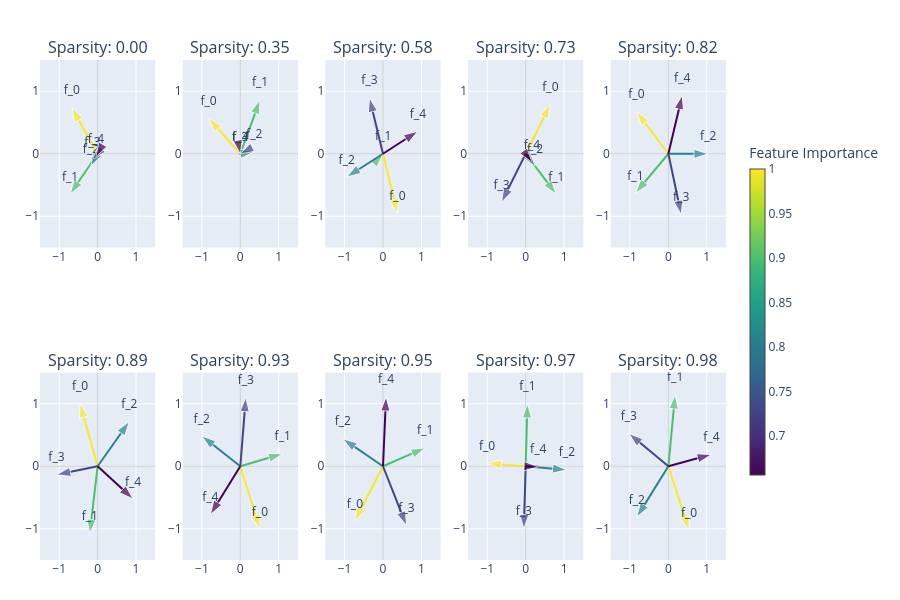

Notebook cell for this chart:
### Markdown cell above
### Visualize hidden layer weight vectors in 2D

We observe, that as the sparsity increases, the hidden layer leverages superposition to represent input features of higher dimensions, 5 dimensions in this case. The hidden layer represents 5 dimensional features as verticies of a pentagon, because that minimises the interference between them.

For lower sparsity, 2 most important features are represented as orthogonal vectors in 2-Dimensions.
As sparsity increases,

### Code cell
def plot_embedding_weights_2D(model: ToyModel):
    W = model.W.detach().cpu()
    feature_importances = model.importances.detach().cpu()
    feature_probabilities = model.feature_probabilities.detach().cpu()
    n_cols = model.cfg.n_inst // 2 + int(model.cfg.n_inst % 2 > 0)
    
    # Normalize importances to [0, 1] for color mapping
    imp_min, imp_max = feature_importances.min(), feature_importances.max()
    norm_importances = (feature_importances - imp_min) / (imp_max - imp_min)
    
    # Get RdBu colorscale
    def get_color(importance_val):
        # Map importance to color (reversed so high importance = red)
        return pc.sample_colorscale(pc.get_colorscale('Viridis'), [importance_val.item()])[0]
    
    fig = make_subplots(
        rows=2, 
        cols=n_cols, 
        subplot_titles=[f"Sparsity: {(1 - feature_probabilities[i][0]).item():.2f}" for i in range(model.cfg.n_inst)],
    )
    for inst in range(model.cfg.n_inst):
        row = inst // n_cols + 1
        col = inst % n_cols + 1
        
        # Add quiver plot (arrows from origin)
        for i in range(model.cfg.d_feat):
            color = get_color(norm_importances[inst, i])
            fig.add_trace(
                go.Scatter(
                    x=[0, W[inst, i, 0].item()],
                    y=[0, W[inst, i, 1].item()],
                    mode='lines+markers+text',
                    line=dict(width=2, color=color),
                    marker=dict(size=[0, 15], symbol=['circle', 'arrow'], angleref='previous', color=color),
                    text=['', f'f_{i}'],
                    textposition='top center',
                    showlegend=False,
                ),
                row=row, col=col
            )
    
    fig.update_xaxes(zeroline=True, zerolinewidth=1, zerolinecolor='lightgray', range=[-1.5, 1.5])
    fig.update_yaxes(zeroline=True, zerolinewidth=1, zerolinecolor='lightgray', range=[-1.5, 1.5])
    
    # Add a dummy trace for colorbar
    fig.add_trace(
        go.Scatter(
            x=[None], y=[None],
            mode='markers',
            marker=dict(
                colorscale='Viridis',
                showscale=True,
                cmin=imp_min.item(),
                cmax=imp_max.item(),
                colorbar=dict(
                    title="Feature Importance",
                    thickness=15,
                    len=0.7,
                    x=1.02
                )
            ),
            hoverinfo='none',
            showlegend=False
        ),
        row=1, col=1
    )
    
    fig.update_layout(
        height=300 * 2, 
        showlegend=False,
        margin=dict(l=40, r=40, t=60, b=40)
    )
    fig.show()

plot_embedding_weights_2D(model)

### Figure 1 — Plotly figure (JSON) as saved in the notebook; plotly's stock layout.template omitted (floating-point values rounded to 4 significant figures)
{"data": [{"line": {"color": "rgb(253, 231, 37)", "width": 2}, "marker": {"angleref": "previous", "color": "rgb(253, 231, 37)", "size": [0, 15], "symbol": ["circle", "arrow"]}, "mode": "lines+markers+text", "showlegend": false, "text": ["", "f_0"], "textposition": "top center", "type": "scatter", "x": [0, -0.6724], "xaxis": "x", "y": [0, 0.7368], "yaxis": "y"}, {"line": {"color": "rgb(75, 192, 108)", "width": 2}, "marker": {"angleref": "previous", "color": "rgb(75, 192, 108)", "size": [0, 15], "symbol": ["circle", "arrow"]}, "mode": "lines+markers+text", "showlegend": false, "text": ["", "f_1"], "textposition": "top center", "type": "scatter", "x": [0, -0.7171], "xaxis": "x", "y": [0, -0.6458], "yaxis": "y"}, {"line": {"color": "rgb(38, 131, 142)", "width": 2}, "marker": {"angleref": "previous", "color": "rgb(38, 131, 142)", "size": [0, 15], "symbol": ["circle", "arrow"]}, "mode": "lines+markers+text", "showlegend": false, "text": ["", "f_2"], "textposition": "top center", "type": "scatter", "x": [0, -0.1724], "xaxis": "x", "y": [0, -0.1977], "yaxis": "y"}, {"line": {"color": "rgb(63, 70, 135)", "width": 2}, "marker": {"angleref": "previous", "color": "rgb(63, 70, 135)", "size": [0, 15], "symbol": ["circle", "arrow"]}, "mode": "lines+markers+text", "showlegend": false, "text": ["", "f_3"], "textposition": "top center", "type": "scatter", "x": [0, -0.1366], "xaxis": "x", "y": [0, -0.0926], "yaxis": "y"}, {"line": {"color": "rgb(68, 1, 84)", "width": 2}, "marker": {"angleref": "previous", "color": "rgb(68, 1, 84)", "size": [0, 15], "symbol": ["circle", "arrow"]}, "mode": "lines+markers+text", "showlegend": false, "text": ["", "f_4"], "textposition": "top center", "type": "scatter", "x": [0, -0.04586], "xaxis": "x", "y": [0, -0.04938], "yaxis": "y"}, {"line": {"color": "rgb(253, 231, 37)", "width": 2}, "marker": {"angleref": "previous", "color": "rgb(253, 231, 37)", "size": [0, 15], "symbol": ["circle", "arrow"]}, "mode": "lines+markers+text", "showlegend": false, "text": ["", "f_0"], "textposition": "top center", "type": "scatter", "x": [0, -0.826], "xaxis": "x2", "y": [0, 0.57], "yaxis": "y2"}, {"line": {"color": "rgb(75, 192, 108)", "width": 2}, "marker": {"angleref": "previous", "color": "rgb(75, 192, 108)", "size": [0, 15], "symbol": ["circle", "arrow"]}, "mode": "lines+markers+text", "showlegend": false, "text": ["", "f_1"], "textposition": "top center", "type": "scatter", "x": [0, 0.514], "xaxis": "x2", "y": [0, 0.8633], "yaxis": "y2"}, {"line": {"color": "rgb(38, 131, 142)", "width": 2}, "marker": {"angleref": "previous", "color": "rgb(38, 131, 142)", "size": [0, 15], "symbol": ["circle", "arrow"]}, "mode": "lines+markers+text", "showlegend": false, "text": ["", "f_2"], "textposition": "top center", "type": "scatter", "x": [0, 0.3623], "xaxis": "x2", "y": [0, 0.03183], "yaxis": "y2"}, {"line": {"color": "rgb(63, 70, 135)", "width": 2}, "marker": {"angleref": "previous", "color": "rgb(63, 70, 135)", "size": [0, 15], "symbol": ["circle", "arrow"]}, "mode": "lines+markers+text", "showlegend": false, "text": ["", "f_3"], "textposition": "top center", "type": "scatter", "x": [0, -0.01167], "xaxis": "x2", "y": [0, -0.003679], "yaxis": "y2"}, {"line": {"color": "rgb(68, 1, 84)", "width": 2}, "marker": {"angleref": "previous", "color": "rgb(68, 1, 84)", "size": [0, 15], "symbol": ["circle", "arrow"]}, "mode": "lines+markers+text", "showlegend": false, "text": ["", "f_4"], "textposition": "top center", "type": "scatter", "x": [0, 0.002325], "xaxis": "x2", "y": [0, -0.007539], "yaxis": "y2"}, {"line": {"color": "rgb(253, 231, 37)", "width": 2}, "marker": {"angleref": "previous", "color": "rgb(253, 231, 37)", "size": [0, 15], "symbol": ["circle", "arrow"]}, "mode": "lines+markers+text", "showlegend": false, "text": ["", "f_0"], "textposition": "top center", "type": "scatter", "x": [0, 0.3751], "xaxis": "x3", "y": [0, -0.9525], "yaxis": "y3"}, {"line": {"color": "rgb(75, 192, 108)", "width": 2}, "marker": {"angleref": "previous", "color": "rgb(75, 192, 108)", "size": [0, 15], "symbol": ["circle", "arrow"]}, "mode": "lines+markers+text", "showlegend": false, "text": ["", "f_1"], "textposition": "top center", "type": "scatter", "x": [0, 0.006547], "xaxis": "x3", "y": [0, 0.004404], "yaxis": "y3"}, {"line": {"color": "rgb(38, 131, 142)", "width": 2}, "marker": {"angleref": "previous", "color": "rgb(38, 131, 142)", "size": [0, 15], "symbol": ["circle", "arrow"]}, "mode": "lines+markers+text", "showlegend": false, "text": ["", "f_2"], "textposition": "top center", "type": "scatter", "x": [0, -0.9434], "xaxis": "x3", "y": [0, -0.3726], "yaxis": "y3"}, {"line": {"color": "rgb(63, 70, 135)", "width": 2}, "marker": {"angleref": "previous", "color": "rgb(63, 70, 135)", "size": [0, 15], "symbol": ["circle", "arrow"]}, "mode": "lines+markers+text", "showlegend": false, "text": ["", "f_3"], "textposition": "top center", "type": "scatter", "x": [0, -0.3527], "xaxis": "x3", "y": [0, 0.8952], "yaxis": "y3"}, {"line": {"color": "rgb(68, 1, 84)", "width": 2}, "marker": {"angleref": "previous", "color": "rgb(68, 1, 84)", "size": [0, 15], "symbol": ["circle", "arrow"]}, "mode": "lines+markers+text", "showlegend": false, "text": ["", "f_4"], "textposition": "top center", "type": "scatter", "x": [0, 0.9075], "xaxis": "x3", "y": [0, 0.3613], "yaxis": "y3"}, {"line": {"color": "rgb(253, 231, 37)", "width": 2}, "marker": {"angleref": "previous", "color": "rgb(253, 231, 37)", "size": [0, 15], "symbol": ["circle", "arrow"]}, "mode": "lines+markers+text", "showlegend": false, "text": ["", "f_0"], "textposition": "top center", "type": "scatter", "x": [0, 0.6434], "xaxis": "x4", "y": [0, 0.7917], "yaxis": "y4"}, {"line": {"color": "rgb(75, 192, 108)", "width": 2}, "marker": {"angleref": "previous", "color": "rgb(75, 192, 108)", "size": [0, 15], "symbol": ["circle", "arrow"]}, "mode": "lines+markers+text", "showlegend": false, "text": ["", "f_1"], "textposition": "top center", "type": "scatter", "x": [0, 0.7971], "xaxis": "x4", "y": [0, -0.6461], "yaxis": "y4"}, {"line": {"color": "rgb(38, 131, 142)", "width": 2}, "marker": {"angleref": "previous", "color": "rgb(38, 131, 142)", "size": [0, 15], "symbol": ["circle", "arrow"]}, "mode": "lines+markers+text", "showlegend": false, "text": ["", "f_2"], "textposition": "top center", "type": "scatter", "x": [0, 0.2433], "xaxis": "x4", "y": [0, -0.1988], "yaxis": "y4"}, {"line": {"color": "rgb(63, 70, 135)", "width": 2}, "marker": {"angleref": "previous", "color": "rgb(63, 70, 135)", "size": [0, 15], "symbol": ["circle", "arrow"]}, "mode": "lines+markers+text", "showlegend": false, "text": ["", "f_3"], "textposition": "top center", "type": "scatter", "x": [0, -0.6287], "xaxis": "x4", "y": [0, -0.775], "yaxis": "y4"}, {"line": {"color": "rgb(68, 1, 84)", "width": 2}, "marker": {"angleref": "previous", "color": "rgb(68, 1, 84)", "size": [0, 15], "symbol": ["circle", "arrow"]}, "mode": "lines+markers+text", "showlegend": false, "text": ["", "f_4"], "textposition": "top center", "type": "scatter", "x": [0, 0.1627], "xaxis": "x4", "y": [0, -0.1349], "yaxis": "y4"}, {"line": {"color": "rgb(253, 231, 37)", "width": 2}, "marker": {"angleref": "previous", "color": "rgb(253, 231, 37)", "size": [0, 15], "symbol": ["circle", "arrow"]}, "mode": "lines+markers+text", "showlegend": false, "text": ["", "f_0"], "textposition": "top center", "type": "scatter", "x": [0, -0.833], "xaxis": "x5", "y": [0, 0.6765], "yaxis": "y5"}, {"line": {"color": "rgb(75, 192, 108)", "width": 2}, "marker": {"angleref": "previous", "color": "rgb(75, 192, 108)", "size": [0, 15], "symbol": ["circle", "arrow"]}, "mode": "lines+markers+text", "showlegend": false, "text": ["", "f_1"], "textposition": "top center", "type": "scatter", "x": [0, -0.8591], "xaxis": "x5", "y": [0, -0.6303], "yaxis": "y5"}, {"line": {"color": "rgb(38, 131, 142)", "width": 2}, "marker": {"angleref": "previous", "color": "rgb(38, 131, 142)", "size": [0, 15], "symbol": ["circle", "arrow"]}, "mode": "lines+markers+text", "showlegend": false, "text": ["", "f_2"], "textposition": "top center", "type": "scatter", "x": [0, 1.038], "xaxis": "x5", "y": [0, -0.001758], "yaxis": "y5"}, {"line": {"color": "rgb(63, 70, 135)", "width": 2}, "marker": {"angleref": "previous", "color": "rgb(63, 70, 135)", "size": [0, 15], "symbol": ["circle", "arrow"]}, "mode": "lines+markers+text", "showlegend": false, "text": ["", "f_3"], "textposition": "top center", "type": "scatter", "x": [0, 0.3356], "xaxis": "x5", "y": [0, -0.9745], "yaxis": "y5"}, {"line": {"color": "rgb(68, 1, 84)", "width": 2}, "marker": {"angleref": "previous", "color": "rgb(68, 1, 84)", "size": [0, 15], "symbol": ["circle", "arrow"]}, "mode": "lines+markers+text", "showlegend": false, "text": ["", "f_4"], "textposition": "top center", "type": "scatter", "x": [0, 0.3616], "xaxis": "x5", "y": [0, 0.9368], "yaxis": "y5"}, {"line": {"color": "rgb(253, 231, 37)", "width": 2}, "marker": {"angleref": "previous", "color": "rgb(253, 231, 37)", "size": [0, 15], "symbol": ["circle", "arrow"]}, "mode": "lines+markers+text", "showlegend": false, "text": ["", "f_0"], "textposition": "top center", "type": "scatter", "x": [0, -0.4571], "xaxis": "x6", "y": [0, 1.005], "yaxis": "y6"}, {"line": {"color": "rgb(75, 192, 108)", "width": 2}, "marker": {"angleref": "previous", "color": "rgb(75, 192, 108)", "size": [0, 15], "symbol": ["circle", "arrow"]}, "mode": "lines+markers+text", "showlegend": false, "text": ["", "f_1"], "textposition": "top center", "type": "scatter", "x": [0, -0.2038], "xaxis": "x6", "y": [0, -1.077], "yaxis": "y6"}, {"line": {"color": "rgb(38, 131, 142)", "width": 2}, "marker": {"angleref": "previous", "color": "rgb(38, 131, 142)", "size": [0, 15], "symbol": ["circle", "arrow"]}, "mode": "lines+markers+text", "showlegend": false, "text": ["", "f_2"], "textposition": "top center", "type": "scatter", "x": [0, 0.8251], "xaxis": "x6", "y": [0, 0.7157], "yaxis": "y6"}, {"line": {"color": "rgb(63, 70, 135)", "width": 2}, "marker": {"angleref": "previous", "color": "rgb(63, 70, 135)", "size": [0, 15], "symbol": ["circle", "arrow"]}, "mode": "lines+markers+text", "showlegend": false, "text": ["", "f_3"], "textposition": "top center", "type": "scatter", "x": [0, -1.071], "xaxis": "x6", "y": [0, -0.1373], "yaxis": "y6"}, {"line": {"color": "rgb(68, 1, 84)", "width": 2}, "marker": {"angleref": "previous", "color": "rgb(68, 1, 84)", "size": [0, 15], "symbol": ["circle", "arrow"]}, "mode": "lines+markers+text", "showlegend": false, "text": ["", "f_4"], "textposition": "top center", "type": "scatter", "x": [0, 0.9231], "xaxis": "x6", "y": [0, -0.5226], "yaxis": "y6"}, {"line": {"color": "rgb(253, 231, 37)", "width": 2}, "marker": {"angleref": "previous", "color": "rgb(253, 231, 37)", "size": [0, 15], "symbol": ["circle", "arrow"]}, "mode": "lines+markers+text", "showlegend": false, "text": ["", "f_0"], "textposition": "top center", "type": "scatter", "x": [0, 0.5109], "xaxis": "x7", "y": [0, -1.007], "yaxis": "y7"}, {"line": {"color": "rgb(75, 192, 108)", "width": 2}, "marker": {"angleref": "previous", "color": "rgb(75, 192, 108)", "size": [0, 15], "symbol": ["circle", "arrow"]}, "mode": "lines+markers+text", "showlegend": false, "text": ["", "f_1"], "textposition": "top center", "type": "scatter", "x": [0, 1.105], "xaxis": "x7", "y": [0, 0.2007], "yaxis": "y7"}, {"line": {"color": "rgb(38, 131, 142)", "width": 2}, "marker": {"angleref": "previous", "color": "rgb(38, 131, 142)", "size": [0, 15], "symbol": ["circle", "arrow"]}, "mode": "lines+markers+text", "showlegend": false, "text": ["", "f_2"], "textposition": "top center", "type": "scatter", "x": [0, -1.003], "xaxis": "x7", "y": [0, 0.4858], "yaxis": "y7"}, {"line": {"color": "rgb(63, 70, 135)", "width": 2}, "marker": {"angleref": "previous", "color": "rgb(63, 70, 135)", "size": [0, 15], "symbol": ["circle", "arrow"]}, "mode": "lines+markers+text", "showlegend": false, "text": ["", "f_3"], "textposition": "top center", "type": "scatter", "x": [0, 0.143], "xaxis": "x7", "y": [0, 1.102], "yaxis": "y7"}, {"line": {"color": "rgb(68, 1, 84)", "width": 2}, "marker": {"angleref": "previous", "color": "rgb(68, 1, 84)", "size": [0, 15], "symbol": ["circle", "arrow"]}, "mode": "lines+markers+text", "showlegend": false, "text": ["", "f_4"], "textposition": "top center", "type": "scatter", "x": [0, -0.7817], "xaxis": "x7", "y": [0, -0.7742], "yaxis": "y7"}, {"line": {"color": "rgb(253, 231, 37)", "width": 2}, "marker": {"angleref": "previous", "color": "rgb(253, 231, 37)", "size": [0, 15], "symbol": ["circle", "arrow"]}, "mode": "lines+markers+text", "showlegend": false, "text": ["", "f_0"], "textposition": "top center", "type": "scatter", "x": [0, -0.7321], "xaxis": "x8", "y": [0, -0.8774], "yaxis": "y8"}, {"line": {"color": "rgb(75, 192, 108)", "width": 2}, "marker": {"angleref": "previous", "color": "rgb(75, 192, 108)", "size": [0, 15], "symbol": ["circle", "arrow"]}, "mode": "lines+markers+text", "showlegend": false, "text": ["", "f_1"], "textposition": "top center", "type": "scatter", "x": [0, 1.1], "xaxis": "x8", "y": [0, 0.2952], "yaxis": "y8"}, {"line": {"color": "rgb(38, 131, 142)", "width": 2}, "marker": {"angleref": "previous", "color": "rgb(38, 131, 142)", "size": [0, 15], "symbol": ["circle", "arrow"]}, "mode": "lines+markers+text", "showlegend": false, "text": ["", "f_2"], "textposition": "top center", "type": "scatter", "x": [0, -1.046], "xaxis": "x8", "y": [0, 0.4396], "yaxis": "y8"}, {"line": {"color": "rgb(63, 70, 135)", "width": 2}, "marker": {"angleref": "previous", "color": "rgb(63, 70, 135)", "size": [0, 15], "symbol": ["circle", "arrow"]}, "mode": "lines+markers+text", "showlegend": false, "text": ["", "f_3"], "textposition": "top center", "type": "scatter", "x": [0, 0.6113], "xaxis": "x8", "y": [0, -0.9491], "yaxis": "y8"}, {"line": {"color": "rgb(68, 1, 84)", "width": 2}, "marker": {"angleref": "previous", "color": "rgb(68, 1, 84)", "size": [0, 15], "symbol": ["circle", "arrow"]}, "mode": "lines+markers+text", "showlegend": false, "text": ["", "f_4"], "textposition": "top center", "type": "scatter", "x": [0, 0.07894], "xaxis": "x8", "y": [0, 1.113], "yaxis": "y8"}, {"line": {"color": "rgb(253, 231, 37)", "width": 2}, "marker": {"angleref": "previous", "color": "rgb(253, 231, 37)", "size": [0, 15], "symbol": ["circle", "arrow"]}, "mode": "lines+markers+text", "showlegend": false, "text": ["", "f_0"], "textposition": "top center", "type": "scatter", "x": [0, -1.006], "xaxis": "x9", "y": [0, 0.04614], "yaxis": "y9"}, {"line": {"color": "rgb(75, 192, 108)", "width": 2}, "marker": {"angleref": "previous", "color": "rgb(75, 192, 108)", "size": [0, 15], "symbol": ["circle", "arrow"]}, "mode": "lines+markers+text", "showlegend": false, "text": ["", "f_1"], "textposition": "top center", "type": "scatter", "x": [0, 0.04508], "xaxis": "x9", "y": [0, 1.002], "yaxis": "y9"}, {"line": {"color": "rgb(38, 131, 142)", "width": 2}, "marker": {"angleref": "previous", "color": "rgb(38, 131, 142)", "size": [0, 15], "symbol": ["circle", "arrow"]}, "mode": "lines+markers+text", "showlegend": false, "text": ["", "f_2"], "textposition": "top center", "type": "scatter", "x": [0, 1.072], "xaxis": "x9", "y": [0, -0.05789], "yaxis": "y9"}, {"line": {"color": "rgb(63, 70, 135)", "width": 2}, "marker": {"angleref": "previous", "color": "rgb(63, 70, 135)", "size": [0, 15], "symbol": ["circle", "arrow"]}, "mode": "lines+markers+text", "showlegend": false, "text": ["", "f_3"], "textposition": "top center", "type": "scatter", "x": [0, -0.04805], "xaxis": "x9", "y": [0, -0.9999], "yaxis": "y9"}, {"line": {"color": "rgb(68, 1, 84)", "width": 2}, "marker": {"angleref": "previous", "color": "rgb(68, 1, 84)", "size": [0, 15], "symbol": ["circle", "arrow"]}, "mode": "lines+markers+text", "showlegend": false, "text": ["", "f_4"], "textposition": "top center", "type": "scatter", "x": [0, 0.3264], "xaxis": "x9", "y": [0, -0.009431], "yaxis": "y9"}, {"line": {"color": "rgb(253, 231, 37)", "width": 2}, "marker": {"angleref": "previous", "color": "rgb(253, 231, 37)", "size": [0, 15], "symbol": ["circle", "arrow"]}, "mode": "lines+markers+text", "showlegend": false, "text": ["", "f_0"], "textposition": "top center", "type": "scatter", "x": [0, 0.5387], "xaxis": "x10", "y": [0, -1.025], "yaxis": "y10"}, {"line": {"color": "rgb(75, 192, 108)", "width": 2}, "marker": {"angleref": "previous", "color": "rgb(75, 192, 108)", "size": [0, 15], "symbol": ["circle", "arrow"]}, "mode": "lines+markers+text", "showlegend": false, "text": ["", "f_1"], "textposition": "top center", "type": "scatter", "x": [0, 0.1754], "xaxis": "x10", "y": [0, 1.145], "yaxis": "y10"}, {"line": {"color": "rgb(38, 131, 142)", "width": 2}, "marker": {"angleref": "previous", "color": "rgb(38, 131, 142)", "size": [0, 15], "symbol": ["circle", "arrow"]}, "mode": "lines+markers+text", "showlegend": false, "text": ["", "f_2"], "textposition": "top center", "type": "scatter", "x": [0, -0.8219], "xaxis": "x10", "y": [0, -0.8136], "yaxis": "y10"}, {"line": {"color": "rgb(63, 70, 135)", "width": 2}, "marker": {"angleref": "previous", "color": "rgb(63, 70, 135)", "size": [0, 15], "symbol": ["circle", "arrow"]}, "mode": "lines+markers+text", "showlegend": false, "text": ["", "f_3"], "textposition": "top center", "type": "scatter", "x": [0, -1.03], "xaxis": "x10", "y": [0, 0.5247], "yaxis": "y10"}, {"line": {"color": "rgb(68, 1, 84)", "width": 2}, "marker": {"angleref": "previous", "color": "rgb(68, 1, 84)", "size": [0, 15], "symbol": ["circle", "arrow"]}, "mode": "lines+markers+text", "showlegend": false, "text": ["", "f_4"], "textposition": "top center", "type": "scatter", "x": [0, 1.122], "xaxis": "x10", "y": [0, 0.1881], "yaxis": "y10"}, {"hoverinfo": "none", "marker": {"cmax": 1, "cmin": 0.6561, "colorbar": {"len": 0.7, "thickness": 15, "title": {"text": "Feature Importance"}, "x": 1.02}, "colorscale": [[0, "#440154"], [0.1111, "#482878"], [0.2222, "#3e4989"], [0.3333, "#31688e"], [0.4444, "#26828e"], [0.5556, "#1f9e89"], [0.6667, "#35b779"], [0.7778, "#6ece58"], [0.8889, "#b5de2b"], [1, "#fde725"]], "showscale": true}, "mode": "markers", "showlegend": false, "type": "scatter", "x": [null], "xaxis": "x", "y": [null], "yaxis": "y"}], "layout": {"annotations": [{"font": {"size": 16}, "showarrow": false, "text": "Sparsity: 0.00", "x": 0.084, "xanchor": "center", "xref": "paper", "y": 1, "yanchor": "bottom", "yref": "paper"}, {"font": {"size": 16}, "showarrow": false, "text": "Sparsity: 0.35", "x": 0.292, "xanchor": "center", "xref": "paper", "y": 1, "yanchor": "bottom", "yref": "paper"}, {"font": {"size": 16}, "showarrow": false, "text": "Sparsity: 0.58", "x": 0.5, "xanchor": "center", "xref": "paper", "y": 1, "yanchor": "bottom", "yref": "paper"}, {"font": {"size": 16}, "showarrow": false, "text": "Sparsity: 0.73", "x": 0.708, "xanchor": "center", "xref": "paper", "y": 1, "yanchor": "bottom", "yref": "paper"}, {"font": {"size": 16}, "showarrow": false, "text": "Sparsity: 0.82", "x": 0.916, "xanchor": "center", "xref": "paper", "y": 1, "yanchor": "bottom", "yref": "paper"}, {"font": {"size": 16}, "showarrow": false, "text": "Sparsity: 0.89", "x": 0.084, "xanchor": "center", "xref": "paper", "y": 0.375, "yanchor": "bottom", "yref": "paper"}, {"font": {"size": 16}, "showarrow": false, "text": "Sparsity: 0.93", "x": 0.292, "xanchor": "center", "xref": "paper", "y": 0.375, "yanchor": "bottom", "yref": "paper"}, {"font": {"size": 16}, "showarrow": false, "text": "Sparsity: 0.95", "x": 0.5, "xanchor": "center", "xref": "paper", "y": 0.375, "yanchor": "bottom", "yref": "paper"}, {"font": {"size": 16}, "showarrow": false, "text": "Sparsity: 0.97", "x": 0.708, "xanchor": "center", "xref": "paper", "y": 0.375, "yanchor": "bottom", "yref": "paper"}, {"font": {"size": 16}, "showarrow": false, "text": "Sparsity: 0.98", "x": 0.916, "xanchor": "center", "xref": "paper", "y": 0.375, "yanchor": "bottom", "yref": "paper"}], "height": 600, "margin": {"b": 40, "l": 40, "r": 40, "t": 60}, "showlegend": false, "xaxis": {"anchor": "y", "domain": [0, 0.168], "range": [-1.5, 1.5], "zeroline": true, "zerolinecolor": "lightgray", "zerolinewidth": 1}, "xaxis10": {"anchor": "y10", "domain": [0.832, 1], "range": [-1.5, 1.5], "zeroline": true, "zerolinecolor": "lightgray", "zerolinewidth": 1}, "xaxis2": {"anchor": "y2", "domain": [0.208, 0.376], "range": [-1.5, 1.5], "zeroline": true, "zerolinecolor": "lightgray", "zerolinewidth": 1}, "xaxis3": {"anchor": "y3", "domain": [0.416, 0.584], "range": [-1.5, 1.5], "zeroline": true, "zerolinecolor": "lightgray", "zerolinewidth": 1}, "xaxis4": {"anchor": "y4", "domain": [0.624, 0.792], "range": [-1.5, 1.5], "zeroline": true, "zerolinecolor": "lightgray", "zerolinewidth": 1}, "xaxis5": {"anchor": "y5", "domain": [0.832, 1], "range": [-1.5, 1.5], "zeroline": true, "zerolinecolor": "lightgray", "zerolinewidth": 1}, "xaxis6": {"anchor": "y6", "domain": [0, 0.168], "range": [-1.5, 1.5], "zeroline": true, "zerolinecolor": "lightgray", "zerolinewidth": 1}, "xaxis7": {"anchor": "y7", "domain": [0.208, 0.376], "range": [-1.5, 1.5], "zeroline": true, "zerolinecolor": "lightgray", "zerolinewidth": 1}, "xaxis8": {"anchor": "y8", "domain": [0.416, 0.584], "range": [-1.5, 1.5], "zeroline": true, "zerolinecolor": "lightgray", "zerolinewidth": 1}, "xaxis9": {"anchor": "y9", "domain": [0.624, 0.792], "range": [-1.5, 1.5], "zeroline": true, "zerolinecolor": "lightgray", "zerolinewidth": 1}, "yaxis": {"anchor": "x", "domain": [0.625, 1], "range": [-1.5, 1.5], "zeroline": true, "zerolinecolor": "lightgray", "zerolinewidth": 1}, "yaxis10": {"anchor": "x10", "domain": [0, 0.375], "range": [-1.5, 1.5], "zeroline": true, "zerolinecolor": "lightgray", "zerolinewidth": 1}, "yaxis2": {"anchor": "x2", "domain": [0.625, 1], "range": [-1.5, 1.5], "zeroline": true, "zerolinecolor": "lightgray", "zerolinewidth": 1}, "yaxis3": {"anchor": "x3", "domain": [0.625, 1], "range": [-1.5, 1.5], "zeroline": true, "zerolinecolor": "lightgray", "zerolinewidth": 1}, "yaxis4": {"anchor": "x4", "domain": [0.625, 1], "range": [-1.5, 1.5], "zeroline": true, "zerolinecolor": "lightgray", "zerolinewidth": 1}, "yaxis5": {"anchor": "x5", "domain": [0.625, 1], "range": [-1.5, 1.5], "zeroline": true, "zerolinecolor": "lightgray", "zerolinewidth": 1}, "yaxis6": {"anchor": "x6", "domain": [0, 0.375], "range": [-1.5, 1.5], "zeroline": true, "zerolinecolor": "lightgray", "zerolinewidth": 1}, "yaxis7": {"anchor": "x7", "domain": [0, 0.375], "range": [-1.5, 1.5], "zeroline": true, "zerolinecolor": "lightgray", "zerolinewidth": 1}, "yaxis8": {"anchor": "x8", "domain": [0, 0.375], "range": [-1.5, 1.5], "zeroline": true, "zerolinecolor": "lightgray", "zerolinewidth": 1}, "yaxis9": {"anchor": "x9", "domain": [0, 0.375], "range": [-1.5, 1.5], "zeroline": true, "zerolinecolor": "lightgray", "zerolinewidth": 1}}}
